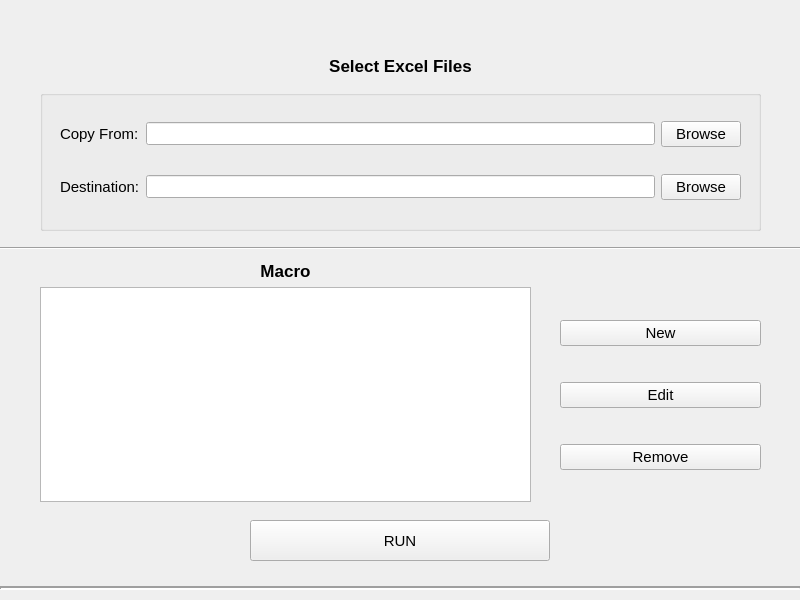
<?xml version="1.0" encoding="UTF-8"?>
<ui version="4.0">
 <class>MainWindow</class>
 <widget class="QMainWindow" name="MainWindow">
  <property name="geometry">
   <rect>
    <x>0</x>
    <y>0</y>
    <width>800</width>
    <height>600</height>
   </rect>
  </property>
  <property name="sizePolicy">
   <sizepolicy hsizetype="Fixed" vsizetype="Fixed">
    <horstretch>0</horstretch>
    <verstretch>0</verstretch>
   </sizepolicy>
  </property>
  <property name="windowTitle">
   <string>MainWindow</string>
  </property>
  <widget class="QWidget" name="centralwidget">
   <widget class="QWidget" name="horizontalLayoutWidget">
    <property name="geometry">
     <rect>
      <x>0</x>
      <y>40</y>
      <width>801</width>
      <height>51</height>
     </rect>
    </property>
    <layout class="QHBoxLayout" name="horizontalLayout">
     <item>
      <widget class="QLabel" name="label">
       <property name="font">
        <font>
         <family>Arial</family>
         <pointsize>13</pointsize>
         <weight>75</weight>
         <bold>true</bold>
        </font>
       </property>
       <property name="lineWidth">
        <number>5</number>
       </property>
       <property name="text">
        <string>Select Excel Files</string>
       </property>
       <property name="alignment">
        <set>Qt::AlignCenter</set>
       </property>
       <property name="wordWrap">
        <bool>false</bool>
       </property>
       <property name="margin">
        <number>1</number>
       </property>
       <property name="indent">
        <number>-1</number>
       </property>
      </widget>
     </item>
    </layout>
   </widget>
   <widget class="QGroupBox" name="groupBox">
    <property name="geometry">
     <rect>
      <x>40</x>
      <y>90</y>
      <width>721</width>
      <height>141</height>
     </rect>
    </property>
    <property name="title">
     <string/>
    </property>
    <widget class="QWidget" name="layoutWidget">
     <property name="geometry">
      <rect>
       <x>20</x>
       <y>10</y>
       <width>681</width>
       <height>121</height>
      </rect>
     </property>
     <layout class="QGridLayout" name="gridLayout">
      <item row="0" column="0">
       <widget class="QLabel" name="label_2">
        <property name="font">
         <font>
          <family>Arial</family>
          <pointsize>11</pointsize>
          <weight>50</weight>
          <bold>false</bold>
          <strikeout>false</strikeout>
          <kerning>true</kerning>
         </font>
        </property>
        <property name="text">
         <string>Copy From:</string>
        </property>
       </widget>
      </item>
      <item row="0" column="1">
       <widget class="QLineEdit" name="edit_src">
        <property name="font">
         <font>
          <pointsize>10</pointsize>
         </font>
        </property>
       </widget>
      </item>
      <item row="0" column="2">
       <widget class="QPushButton" name="btn_src_browse">
        <property name="font">
         <font>
          <family>Arial</family>
          <pointsize>11</pointsize>
         </font>
        </property>
        <property name="text">
         <string>Browse</string>
        </property>
       </widget>
      </item>
      <item row="1" column="0">
       <widget class="QLabel" name="label_3">
        <property name="font">
         <font>
          <family>Arial</family>
          <pointsize>11</pointsize>
          <weight>50</weight>
          <bold>false</bold>
          <strikeout>false</strikeout>
          <kerning>true</kerning>
         </font>
        </property>
        <property name="text">
         <string>Destination:</string>
        </property>
       </widget>
      </item>
      <item row="1" column="1">
       <widget class="QLineEdit" name="edit_dst">
        <property name="font">
         <font>
          <pointsize>10</pointsize>
         </font>
        </property>
       </widget>
      </item>
      <item row="1" column="2">
       <widget class="QPushButton" name="btn_dst_browse">
        <property name="font">
         <font>
          <family>Arial</family>
          <pointsize>11</pointsize>
         </font>
        </property>
        <property name="text">
         <string>Browse</string>
        </property>
       </widget>
      </item>
     </layout>
    </widget>
   </widget>
   <widget class="Line" name="line">
    <property name="geometry">
     <rect>
      <x>0</x>
      <y>240</y>
      <width>801</width>
      <height>16</height>
     </rect>
    </property>
    <property name="frameShadow">
     <enum>QFrame::Sunken</enum>
    </property>
    <property name="lineWidth">
     <number>1</number>
    </property>
    <property name="orientation">
     <enum>Qt::Horizontal</enum>
    </property>
   </widget>
   <widget class="Line" name="line_2">
    <property name="geometry">
     <rect>
      <x>0</x>
      <y>580</y>
      <width>801</width>
      <height>16</height>
     </rect>
    </property>
    <property name="lineWidth">
     <number>2</number>
    </property>
    <property name="orientation">
     <enum>Qt::Horizontal</enum>
    </property>
   </widget>
   <widget class="QPushButton" name="btn_run">
    <property name="geometry">
     <rect>
      <x>250</x>
      <y>520</y>
      <width>300</width>
      <height>41</height>
     </rect>
    </property>
    <property name="font">
     <font>
      <family>Arial</family>
      <pointsize>11</pointsize>
     </font>
    </property>
    <property name="text">
     <string>RUN</string>
    </property>
   </widget>
   <widget class="QWidget" name="layoutWidget">
    <property name="geometry">
     <rect>
      <x>560</x>
      <y>290</y>
      <width>201</width>
      <height>211</height>
     </rect>
    </property>
    <layout class="QVBoxLayout" name="verticalLayout_3">
     <item>
      <widget class="QPushButton" name="btn_new">
       <property name="font">
        <font>
         <family>Arial</family>
         <pointsize>11</pointsize>
        </font>
       </property>
       <property name="text">
        <string>New</string>
       </property>
      </widget>
     </item>
     <item>
      <widget class="QPushButton" name="btn_edit">
       <property name="font">
        <font>
         <family>Arial</family>
         <pointsize>11</pointsize>
        </font>
       </property>
       <property name="text">
        <string>Edit</string>
       </property>
      </widget>
     </item>
     <item>
      <widget class="QPushButton" name="btn_remove">
       <property name="font">
        <font>
         <family>Arial</family>
         <pointsize>11</pointsize>
        </font>
       </property>
       <property name="text">
        <string>Remove</string>
       </property>
      </widget>
     </item>
    </layout>
   </widget>
   <widget class="QWidget" name="layoutWidget">
    <property name="geometry">
     <rect>
      <x>40</x>
      <y>261</y>
      <width>491</width>
      <height>241</height>
     </rect>
    </property>
    <layout class="QVBoxLayout" name="verticalLayout_2">
     <item>
      <widget class="QLabel" name="label_4">
       <property name="font">
        <font>
         <family>Arial</family>
         <pointsize>13</pointsize>
         <weight>75</weight>
         <bold>true</bold>
        </font>
       </property>
       <property name="text">
        <string>Macro</string>
       </property>
       <property name="alignment">
        <set>Qt::AlignCenter</set>
       </property>
      </widget>
     </item>
     <item>
      <widget class="QListWidget" name="list_macro"/>
     </item>
    </layout>
   </widget>
  </widget>
 </widget>
 <resources/>
 <connections>
  <connection>
   <sender>btn_src_browse</sender>
   <signal>released()</signal>
   <receiver>MainWindow</receiver>
   <slot>browser_src()</slot>
   <hints>
    <hint type="sourcelabel">
     <x>713</x>
     <y>140</y>
    </hint>
    <hint type="destinationlabel">
     <x>53</x>
     <y>711</y>
    </hint>
   </hints>
  </connection>
  <connection>
   <sender>btn_dst_browse</sender>
   <signal>released()</signal>
   <receiver>MainWindow</receiver>
   <slot>browser_dst()</slot>
   <hints>
    <hint type="sourcelabel">
     <x>701</x>
     <y>182</y>
    </hint>
    <hint type="destinationlabel">
     <x>149</x>
     <y>735</y>
    </hint>
   </hints>
  </connection>
  <connection>
   <sender>btn_new</sender>
   <signal>released()</signal>
   <receiver>MainWindow</receiver>
   <slot>create_macro()</slot>
   <hints>
    <hint type="sourcelabel">
     <x>664</x>
     <y>330</y>
    </hint>
    <hint type="destinationlabel">
     <x>101</x>
     <y>760</y>
    </hint>
   </hints>
  </connection>
  <connection>
   <sender>btn_edit</sender>
   <signal>released()</signal>
   <receiver>MainWindow</receiver>
   <slot>edit_macro()</slot>
   <hints>
    <hint type="sourcelabel">
     <x>649</x>
     <y>389</y>
    </hint>
    <hint type="destinationlabel">
     <x>209</x>
     <y>783</y>
    </hint>
   </hints>
  </connection>
  <connection>
   <sender>btn_remove</sender>
   <signal>released()</signal>
   <receiver>MainWindow</receiver>
   <slot>remove_macro()</slot>
   <hints>
    <hint type="sourcelabel">
     <x>610</x>
     <y>453</y>
    </hint>
    <hint type="destinationlabel">
     <x>130</x>
     <y>793</y>
    </hint>
   </hints>
  </connection>
  <connection>
   <sender>btn_run</sender>
   <signal>released()</signal>
   <receiver>MainWindow</receiver>
   <slot>run_macro()</slot>
   <hints>
    <hint type="sourcelabel">
     <x>476</x>
     <y>535</y>
    </hint>
    <hint type="destinationlabel">
     <x>342</x>
     <y>797</y>
    </hint>
   </hints>
  </connection>
  <connection>
   <sender>list_macro</sender>
   <signal>itemClicked(QListWidgetItem*)</signal>
   <receiver>MainWindow</receiver>
   <slot>select_macro(QListWidgetItem*)</slot>
   <hints>
    <hint type="sourcelabel">
     <x>176</x>
     <y>359</y>
    </hint>
    <hint type="destinationlabel">
     <x>193</x>
     <y>858</y>
    </hint>
   </hints>
  </connection>
 </connections>
 <slots>
  <slot>browser_src()</slot>
  <slot>browser_dst()</slot>
  <slot>create_macro()</slot>
  <slot>edit_macro()</slot>
  <slot>remove_macro()</slot>
  <slot>run_macro()</slot>
  <slot>select_macro(QListWidgetItem*)</slot>
 </slots>
</ui>
